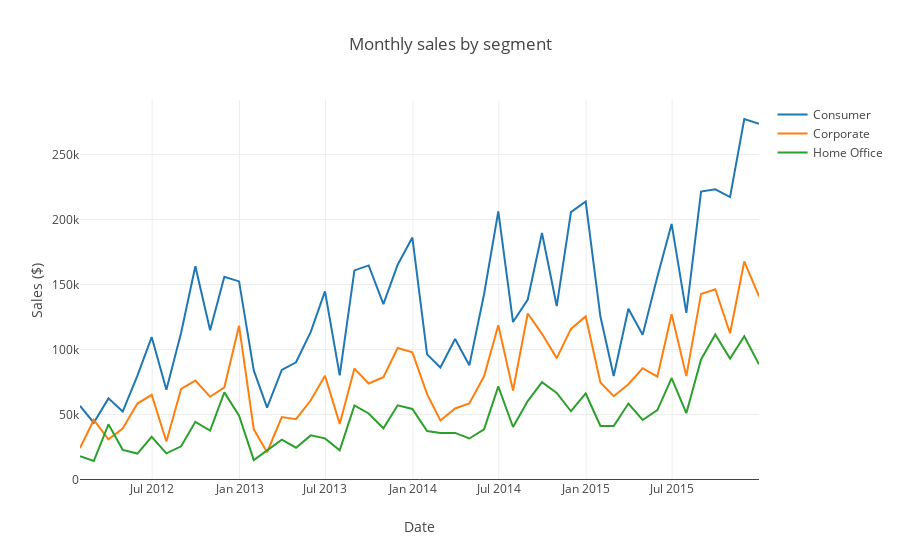

The cell this chart's notebook holds for it:
### Code cell
fig = dict(data=data, layout=layout)
py.iplot(fig)
